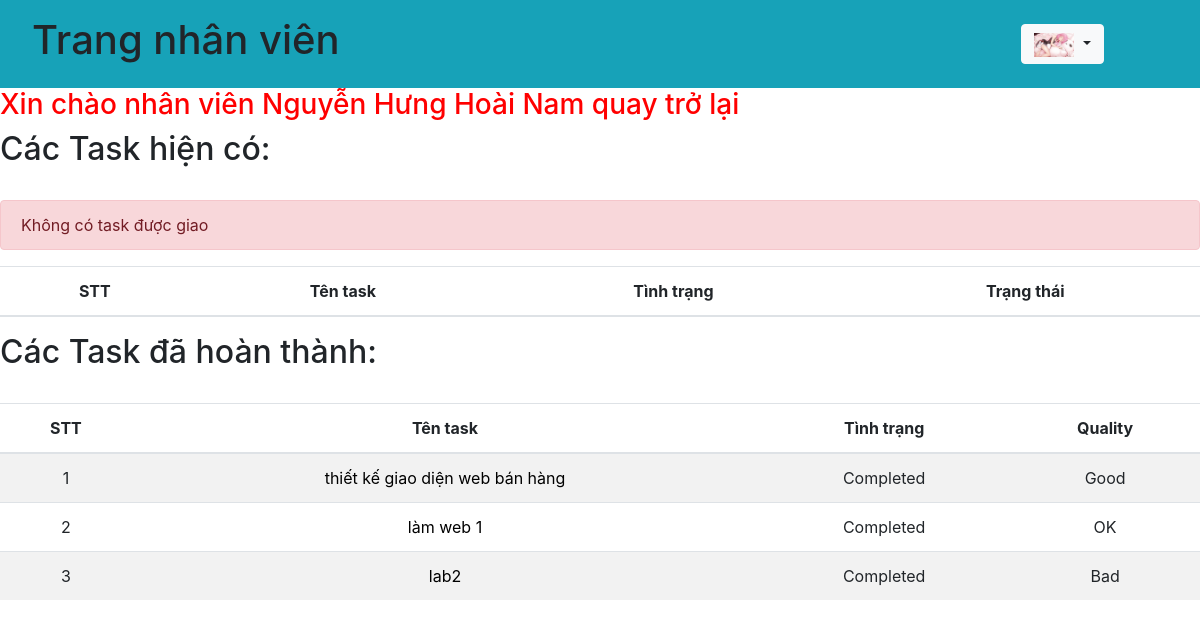
The page /index.php (signed in) on the database its author committed.
### tables this page shows
CREATE TABLE `nhanvien` (
  `id` int(11) NOT NULL,
  `name` varchar(100) NOT NULL,
  `username` varchar(50) NOT NULL,
  `password` varchar(50) NOT NULL,
  `maPB` varchar(50) NOT NULL,
  `image` varchar(50) NOT NULL,
  `tongngaynghi` int(11) NOT NULL,
  `duocnghi` int(11) NOT NULL
);

CREATE TABLE `task` (
  `id` int(11) NOT NULL,
  `tenTask` varchar(100) NOT NULL,
  `descTask` varchar(100) NOT NULL,
  `nhanvien` varchar(100) NOT NULL,
  `maPB` varchar(50) NOT NULL,
  `deadline` date NOT NULL,
  `fileTask` varchar(100) NOT NULL,
  `status` varchar(100) NOT NULL,
  `quality` varchar(100) NOT NULL
);

### db.php (called while the page is built, shortened)
<?php
    function open_database(){
        $conn = mysqli_connect(host, username, password, db);
        return $conn;
    }
    function get_info_nhanvien($username){
        $conn = open_database();
        $sql = "SELECT * FROM nhanvien WHERE username = ?";
        $stmt = $conn->prepare($sql);
        $stmt->bind_param("s", $username);
        if(!$stmt->execute()){
            return array('code' => 1, 'message' =>'Cannot execute query');
        }
        $result = $stmt->get_result();
        $data = $result->fetch_assoc();
        return array('code' => 0, 'message' =>'', 'data' => $data);
    }
    function check_truong_phong($name, $maPB){
        $conn = open_database();
        $sql = "select * from nhanvien n, phongban p where n.name = p.truongphong and n.maPB = p.maPB and n.name = ? and n.maPb = ?";
        $stmt = $conn->prepare($sql);
        $stmt->bind_param('ss', $name, $maPB);
        if(!$stmt->execute()){
            return array('code'=>1, 'message'=>'cannot execute command');
        }
        $result = $stmt->get_result();
        if($result->num_rows == 0){
            return false;
        }
        return true;
    }
    function get_task_by_nhan_vien($name, $maPB){
        $conn = open_database();
        $sql = "select * from task where nhanvien = ? and maPB = ? and status !='Completed'";
        $stmt = $conn->prepare($sql);
        $stmt->bind_param('ss', $name, $maPB);
        if(!$stmt->execute()){
            return array('code'=>1, 'message'=>'cannot execute message');
        }
        $result = $stmt->get_result();
        if($result->num_rows == 0){
            return array('code'=>2, 'message'=>'Không có công việc nào được giao');
        }
        return array('code'=>0, 'message'=>'', 'data'=>$data);
    }
    function get_task_completed_by_nhanvien($name, $maPB){
        $conn = open_database();
        $sql = "select * from task where nhanvien = ? and maPB = ? and status ='Completed'";
        $stmt = $conn->prepare($sql);
        $stmt->bind_param('ss', $name, $maPB);
        if(!$stmt->execute()){
            return array('code'=>1, 'message'=>'cannot execute message');
        }
        $result = $stmt->get_result();
        while ($row = $result->fetch_assoc()){
            $data[] = $row;
        }
        return array('code'=>2, 'message'=>'', 'data'=>$data);
    }
?>

### index.php (the view, shortened to what this page needs)
<?php
    require_once('db.php');
?>
<!DOCTYPE html>
<html lang="en">
<head>
    <link rel="stylesheet" href="https://maxcdn.bootstrapcdn.com/bootstrap/4.5.2/css/bootstrap.min.css">
</head>
<body>
    <?php
        $username = $_SESSION["username"];
        $result = get_info_nhanvien($username);
        if($result['code'] == 0){
            $data = $result['data'];
        }
    ?>
    <nav class="navbar navbar-expand-sm bg-info justify-content-between">
        <div class="nav-item">
            <h1 class="nav-link">Trang nhân viên</h1>
        </div>
        <div class="nav-item">
            <div class="dropdown">
                <button type="button" class="btn btn-light dropdown-toggle" data-toggle="dropdown">
                <img src="<?= $data['image'] ?>" alt="Hinh dai dien" style="max-width: 40px;">
                </button>
            </div>
        </div>
    </nav>
    <?php
    if(!check_truong_phong($data['name'], $data['maPB']) == true){
        $nameOfNv = $data['name'];
        $maPBOfNv = $data['maPB'];
        ?>
        <h3 style='color: red;'>Xin chào nhân viên <?=$nameOfNv?> quay trở lại</h3>
        <h2>Các Task hiện có: </h2>
        <br>
        <div class="table-responsive">
            <table class="table table-lg table-striped text-center">
                <thead>
                <tr>
                    <th>STT</th>
                    <th>Tên task </th>
                    <th>Tình trạng</th>
                    <th>Trạng thái</th>
                </tr>
                </thead>
                <tbody>
                <?php
                    $stt = 1;
                    $resultList = get_task_by_nhan_vien($nameOfNv, $maPBOfNv);
                    if($resultList['code'] == 0){
                        $dataOfTask = $resultList['data'];
                        if(count($dataOfTask) > 0 && is_array($dataOfTask)){
                            foreach ($dataOfTask as $row1) {
                                ?>
                                <tr>
                                    <td><?=$stt?></td>
                                    <td><a style="text-decoration: none; color: black;" href="chiTietTask.php?tenTask=<?=$row1['tenTask']?>"><?=$row1['tenTask']?></a></td>
                                    <td><?=$row1['status']?></td>
                                    <td>
                                        <?php
                                            if($row1['status'] == "New"){
                                                ?>
                                                    <form method="post">
                                                        <input type="hidden" name="nameTask" value="<?=$row1['tenTask']?>">
                                                        <input class="btn btn-primary" name="startDo" type="submit" value="Start">
                                                    </form>
                                                <?php
                                            }else{
                                                ?>
                                                    <p>No Thing To Do</p>
                                                <?php
                                            }
                                        ?>
                                    </td>
                                </tr>
                                <?php
                                $stt += 1;
                            }
                        }
                    }else{
                        ?>
                            <div class="alert alert-danger">Không có task được giao</div>
                        <?php
                    }
                ?>
                </tbody>
            </table>
        </div>
        <h2>Các Task đã hoàn thành: </h2>
        <br>
        <div class="table-responsive">
            <table class="table table-lg table-striped text-center">
                <thead>
                <tr>
                    <th>STT</th>
                    <th>Tên task </th>
                    <th>Tình trạng</th>
                    <th>Quality</th>
                </tr>
                </thead>
                <tbody>
                <?php
                    $stt = 1;
                    $resultList = get_task_completed_by_nhanvien($data['name'], $data['maPB']);
                    $dataOfTask = $resultList['data'];
                    if(sizeof($dataOfTask) > 0){
                        foreach ($dataOfTask as $row1) {
                            ?>
                            <tr>
                                <td><?=$stt?></td>
                                <td><a style="text-decoration: none; color: black;" href="chiTietTask.php?tenTask=<?=$row1['tenTask']?>"><?=$row1['tenTask']?></a></td>
                                <td><?=$row1['status']?></td>
                                <td><?=$row1['quality']?></td>
                            </tr>
                            <?php
                            $stt += 1;
                        }
                    }else{
                        ?>
                            <div class="alert alert-danger">Không có task được giao</div>
                        <?php
                    }
                ?>
                </tbody>
            </table>
        </div>
        <?php
    }
    ?>
</body>
</html>

### index.php (style rules this page uses)
.nav-item .dropdown { margin-right: 80px; }

### rows shown on the page
nhanvien: image (picture), name "Nguyễn Hưng Hoài Nam"
task: tenTask "thiết kế giao diện web bán hàng", status "Completed", quality "Good"
task: tenTask "làm web 1", status "Completed", quality "OK"
task: tenTask "lab2", status "Completed", quality "Bad"
